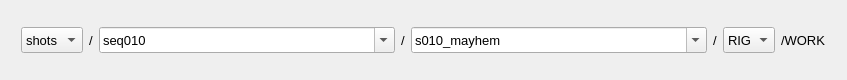
<?xml version="1.0" encoding="UTF-8"?>
<ui version="4.0">
 <class>Form</class>
 <widget class="QWidget" name="Form">
  <property name="geometry">
   <rect>
    <x>0</x>
    <y>0</y>
    <width>847</width>
    <height>80</height>
   </rect>
  </property>
  <property name="windowTitle">
   <string>Form</string>
  </property>
  <layout class="QVBoxLayout" name="verticalLayout">
   <item>
    <layout class="QHBoxLayout" name="horizontalLayout" stretch="0,0,1,0,1,0,0,0">
     <property name="leftMargin">
      <number>10</number>
     </property>
     <property name="rightMargin">
      <number>10</number>
     </property>
     <item>
      <widget class="QComboBox" name="cbxScene">
       <property name="minimumSize">
        <size>
         <width>0</width>
         <height>26</height>
        </size>
       </property>
       <property name="font">
        <font>
         <pointsize>10</pointsize>
        </font>
       </property>
       <property name="editable">
        <bool>false</bool>
       </property>
       <item>
        <property name="text">
         <string>shots</string>
        </property>
       </item>
      </widget>
     </item>
     <item>
      <widget class="QLabel" name="label_4">
       <property name="maximumSize">
        <size>
         <width>5</width>
         <height>16777215</height>
        </size>
       </property>
       <property name="font">
        <font>
         <pointsize>10</pointsize>
        </font>
       </property>
       <property name="text">
        <string>/</string>
       </property>
      </widget>
     </item>
     <item>
      <widget class="QComboBox" name="cbxSet">
       <property name="minimumSize">
        <size>
         <width>0</width>
         <height>26</height>
        </size>
       </property>
       <property name="font">
        <font>
         <pointsize>10</pointsize>
        </font>
       </property>
       <property name="editable">
        <bool>true</bool>
       </property>
       <item>
        <property name="text">
         <string>seq010</string>
        </property>
       </item>
      </widget>
     </item>
     <item>
      <widget class="QLabel" name="lblSet">
       <property name="maximumSize">
        <size>
         <width>5</width>
         <height>16777215</height>
        </size>
       </property>
       <property name="font">
        <font>
         <pointsize>10</pointsize>
        </font>
       </property>
       <property name="text">
        <string>/</string>
       </property>
      </widget>
     </item>
     <item>
      <widget class="QComboBox" name="cbxAsset">
       <property name="minimumSize">
        <size>
         <width>0</width>
         <height>26</height>
        </size>
       </property>
       <property name="font">
        <font>
         <pointsize>10</pointsize>
        </font>
       </property>
       <property name="editable">
        <bool>true</bool>
       </property>
       <item>
        <property name="text">
         <string>s010_mayhem</string>
        </property>
       </item>
      </widget>
     </item>
     <item>
      <widget class="QLabel" name="label_6">
       <property name="maximumSize">
        <size>
         <width>5</width>
         <height>16777215</height>
        </size>
       </property>
       <property name="font">
        <font>
         <pointsize>10</pointsize>
        </font>
       </property>
       <property name="text">
        <string>/</string>
       </property>
      </widget>
     </item>
     <item>
      <widget class="QComboBox" name="cbxTask">
       <property name="minimumSize">
        <size>
         <width>0</width>
         <height>26</height>
        </size>
       </property>
       <property name="font">
        <font>
         <pointsize>10</pointsize>
        </font>
       </property>
       <property name="editable">
        <bool>false</bool>
       </property>
       <item>
        <property name="text">
         <string>RIG</string>
        </property>
       </item>
      </widget>
     </item>
     <item>
      <widget class="QLabel" name="lblStatus">
       <property name="maximumSize">
        <size>
         <width>16777215</width>
         <height>16777215</height>
        </size>
       </property>
       <property name="font">
        <font>
         <pointsize>10</pointsize>
        </font>
       </property>
       <property name="text">
        <string>/WORK</string>
       </property>
       <property name="alignment">
        <set>Qt::AlignLeading|Qt::AlignLeft|Qt::AlignVCenter</set>
       </property>
      </widget>
     </item>
    </layout>
   </item>
  </layout>
 </widget>
 <tabstops>
  <tabstop>cbxSet</tabstop>
  <tabstop>cbxAsset</tabstop>
  <tabstop>cbxTask</tabstop>
  <tabstop>cbxScene</tabstop>
 </tabstops>
 <resources/>
 <connections/>
</ui>
